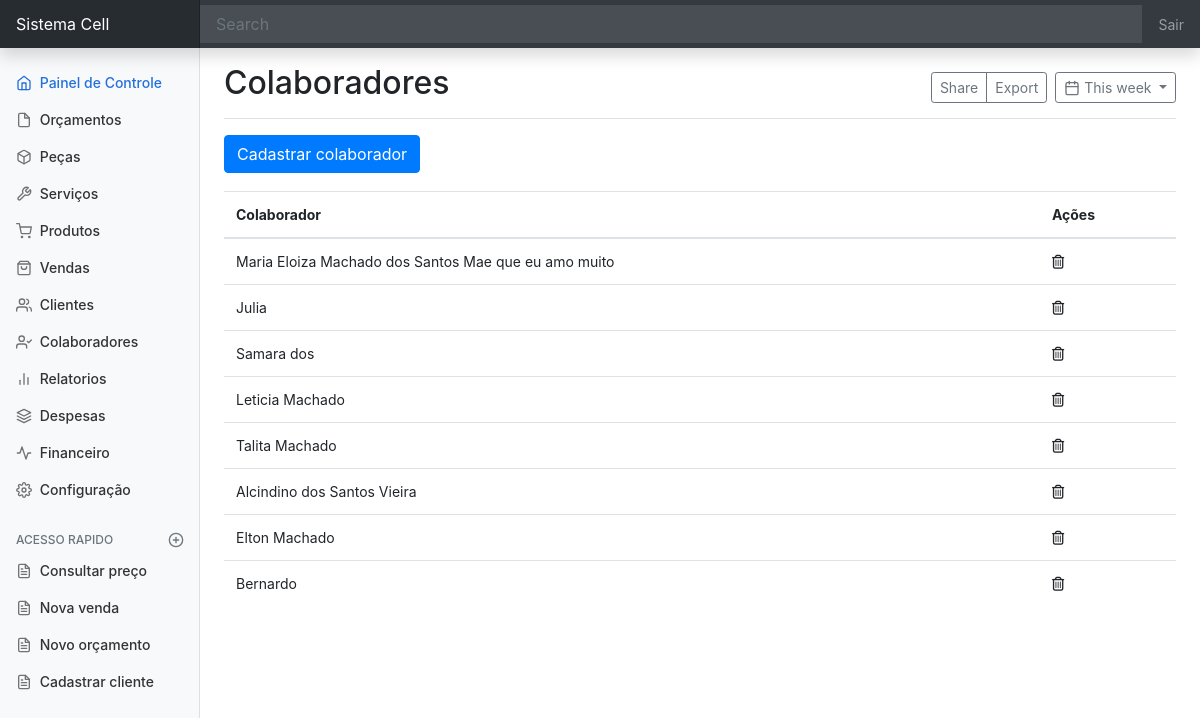
The app's page /colaborador/ with its own data.
### colaborador/models.py (models this page shows)
class Colaborador(models.Model):
    nome_colaborador = models.CharField(max_length=90)

### colaborador/views.py (the view)
# urls.py: path('colaborador/', ListaColaborador.as_view(), name='colaborador'),
class ListaColaborador(ListView):
    model = Colaborador
    template_name = 'colaborador/pagina-inicial-colaborador.html'

### colaborador/templates/colaborador/pagina-inicial-colaborador.html (shortened to what this page needs)
{% extends 'dashboard/pagina-inicial.html' %}
{% block titulo %}
Colaboradores
{% endblock titulo%}
{% block conteudo %}
<a
        class="btn btn-primary"
        data-toggle="modal"
        data-target="#staticBackdrop"
        hx-get="{% url 'cadastrar-colaborador' %}"
        hx-target="#adicionar-conteudo"
        hx-swap="innerHTML"
>Cadastrar colaborador</a>
<div style="padding-top:18px">
    <table class="table">
        <thead>
        <tr>
            <th>Colaborador</th>
            <th>Ações</th>
        </tr>
        </thead>
        <tbody id="colaborador-Tbody">
            {% include 'colaborador/tabela/tabela-colaborador.html' %}
        </tbody>
    </table>
</div>
{% endblock conteudo %}

### colaborador/templates/colaborador/tabela/linhas-tabela-colaborador.html
<tr id="colaboradorTr{{ object.pk }}">
    <td>{{ object.nome_colaborador }}</td>
    <td><span
    hx-get="{% url 'apagar-colaborador' object.pk %}"
    hx-confirm="Deseja mesmo apagar {{ object.nome_colaborador }}"
    hx-target="closest tr"
    hx-swap="outerHTML swap:300ms"><i class="fa-regular fa-trash-can"></i></span></td>
</tr>

### static/css/dashboard.css (style rules this page uses)
body { font-size: .875rem; }

### records on screen
Colaborador: nome_colaborador "Maria Eloiza Machado dos Santos Mae que eu amo muito"
Colaborador: nome_colaborador "Julia"
Colaborador: nome_colaborador "Samara dos"
Colaborador: nome_colaborador "Leticia Machado"
Colaborador: nome_colaborador "Talita Machado"
Colaborador: nome_colaborador "Alcindino dos Santos Vieira"
Colaborador: nome_colaborador "Elton Machado"
Colaborador: nome_colaborador "Bernardo"
